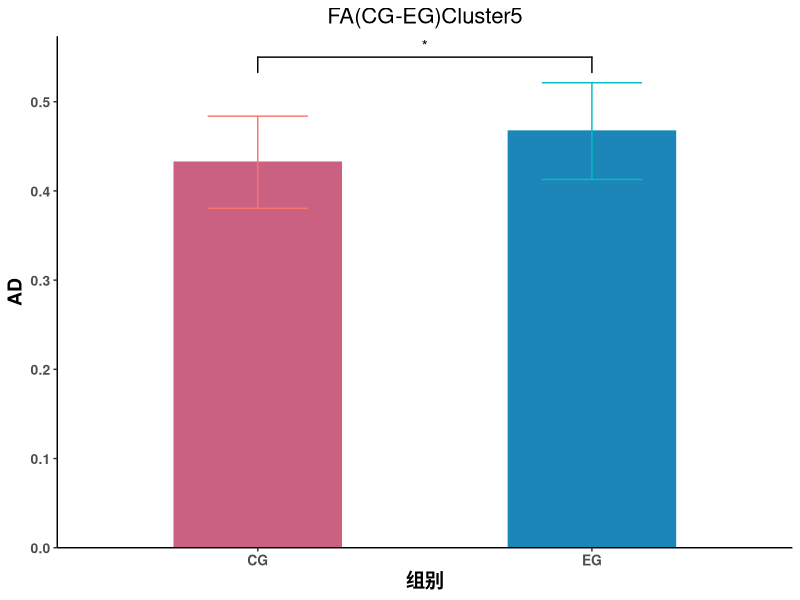
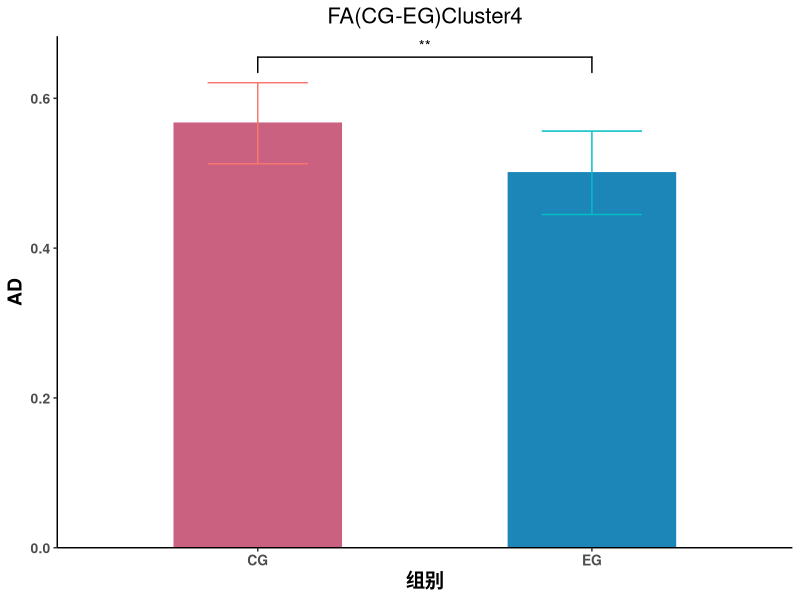
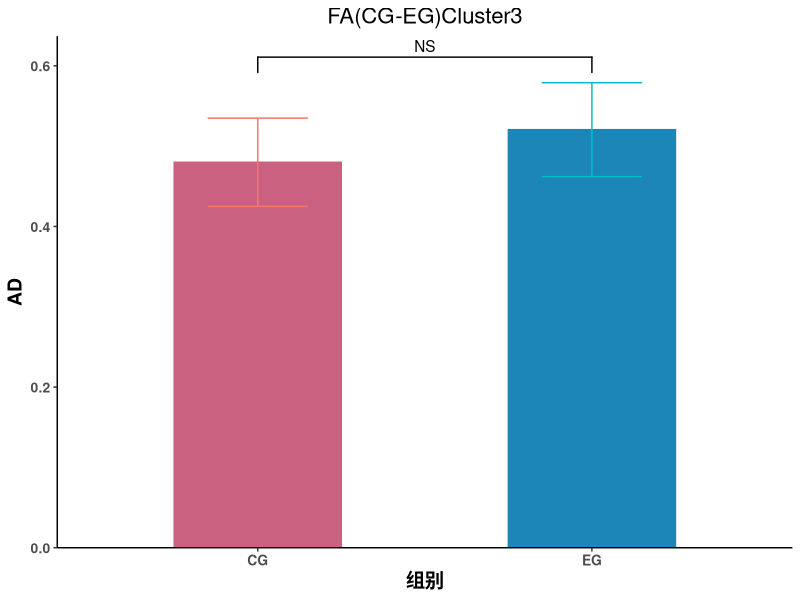
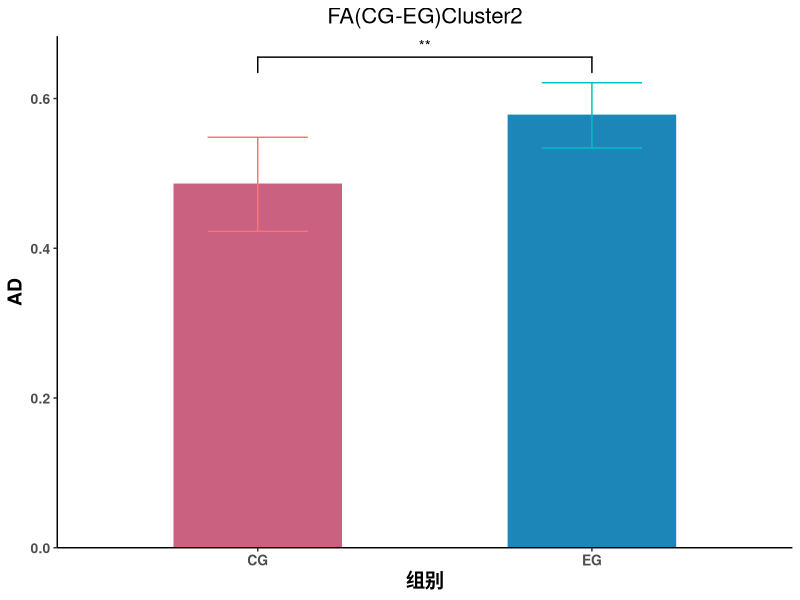
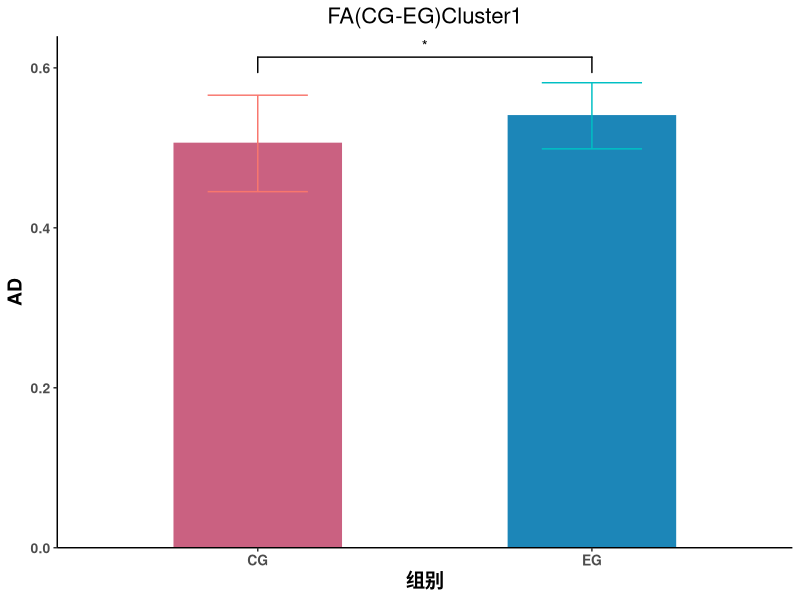
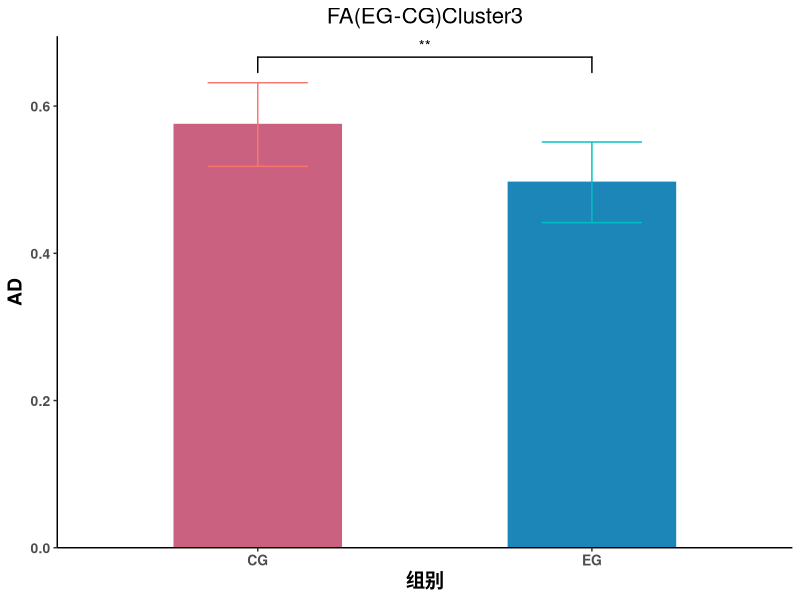
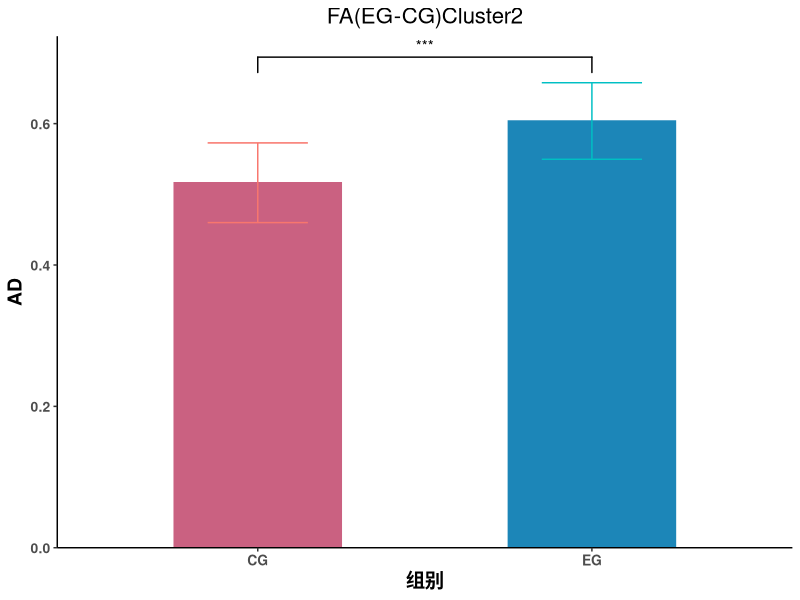
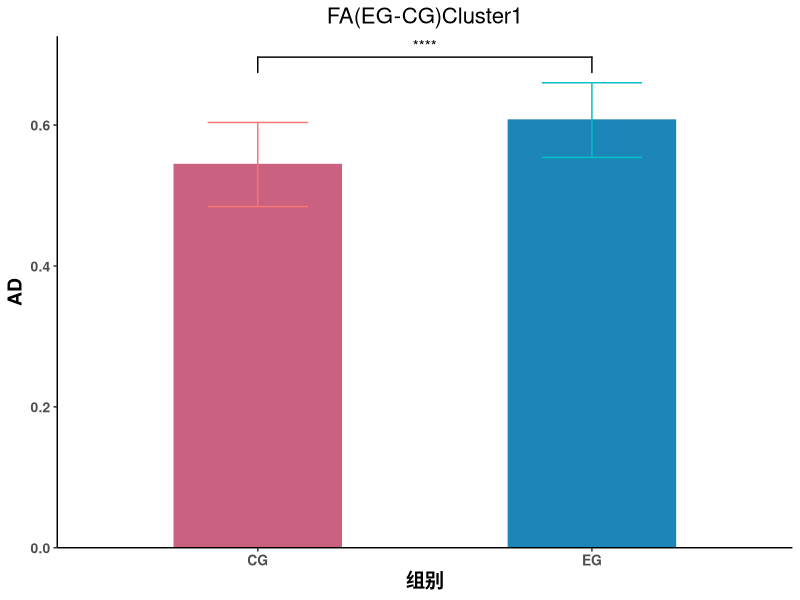

Reproduce these figures in R, in order.
## 两组间T检验bar图
# 预设项，两组数据
data_group1 = readxl::read_excel("data/data_group1.xlsx", "AD")
data_group2 = readxl::read_excel("data/data_group2.xlsx", "AD")
name_group1 = "CG"
name_group2 = "EG"
# 最后一定要加斜杠/
save_dir = "pictures/"
significance = read.table("signif.txt")$V1
xlabel = "组别"
ylabel = "AD"
errbar = "sem" # "sd"或者"sem"


# 以下为代码执行部分，谨慎修改
# 删除全是NAN的行
data_group1 = data_group1[apply(data_group1, 1, function(y) any(!is.na(y))), ]
data_group2 = data_group2[apply(data_group2, 1, function(y) any(!is.na(y))), ]
# 删除全是NAN的列
data_group1 = data_group1[, apply(data_group1, 2, function(y) any(!is.na(y)))]
data_group2 = data_group2[, apply(data_group2, 2, function(y) any(!is.na(y)))]
# names(data)[1] = "subject"
# names4plot = names(data)[2:length(names(data))]
# data$group = c(rep("CG", 27), rep("EG", 33))

library("ggplot2")
library("dplyr")
library("ggsignif")

names4plot = names(data_group1)
names4plot == names(data_group2)

# 检查两组数据的列名是否一致，如果不一致则应该检查数据
if (any(names4plot!=names(data_group2))){
  print("error, please check data")
}


data = rbind(data_group1, data_group2)
data$group = c(rep(name_group1, nrow(data_group1)), rep(name_group2, nrow(data_group2)))

for (varIdx in 1:length(names4plot)){
  data[, colnames(data) %in% c(names4plot[varIdx], "group")] %>% 
    group_by(group) %>%
    summarise(mean=mean(get(names4plot[varIdx])),
              sd = sd(get(names4plot[varIdx])),
              sem = sd(get(names4plot[varIdx]))/sqrt(length(get(names4plot[varIdx])))
              ) -> data4plot
  
  options(scipen = 200)
  p = ggplot(data4plot, aes(x=group, y=mean, color=group))+
    geom_bar(stat="identity", width=.5, aes(fill=group), color=c("#ca6181", "#1c86b8"), 
             fill=c("#ca6181", "#1c86b8"), show.legend = F)+
    geom_errorbar(aes(x=group, ymax=mean+get(errbar), ymin=mean-get(errbar)), width=.3, show.legend=F)+
    geom_signif(comparisons=list(c(name_group1, name_group2)),
                annotations = significance[varIdx],
                y_position = 1*max(data4plot$mean+data4plot[errbar]),
                show.legend = F, color="black"
                )+
    scale_y_continuous(expand=c(0, 0))+ # 使y从0开始
    expand_limits(y=c(0, 1.1*max(data4plot$mean+data4plot[errbar])))+
    theme_classic()+
    labs(x=xlabel, 
         y=ylabel,
         title=names4plot[varIdx])+
    theme(plot.title = element_text(hjust = .5, size=16), 
          axis.text = element_text(face="bold", size=10),
          axis.title = element_text(face="bold", size=14)
          )
  p
  
  
  
  ggsave(plot=p, filename=paste0(save_dir, names4plot[varIdx], ".tif"),
         device="tiff", dpi=600, units="in", width=4, height=5)
}

